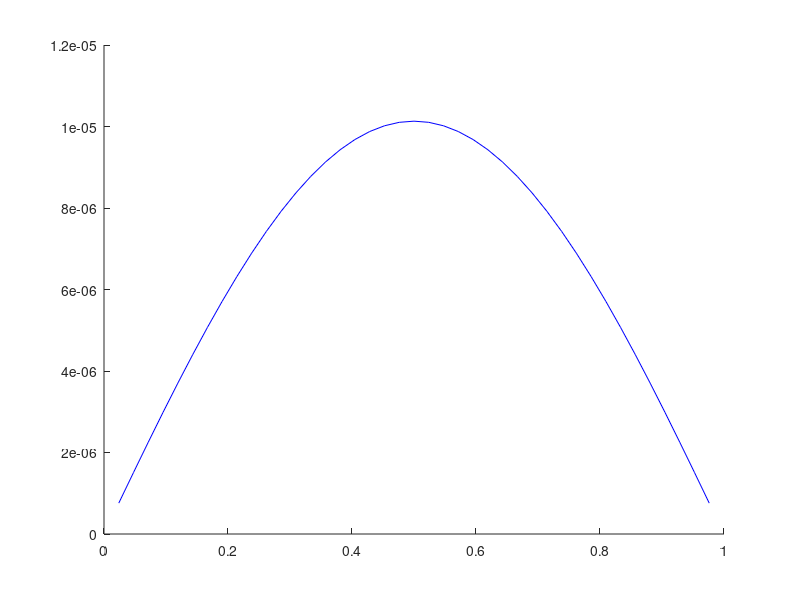

The MATLAB source for this figure:
% clear all;
% close all;

format long

tic
N  = 42;

x0 = 0;
xN = 1;

h = (xN-x0)/N;

lambda = 1;
a = 1;
b = 1;

dt = 0.0001;
mu = dt/h^2;
M  = 100;

U0 = zeros(N-1,1); 

for j = 1:N-1
    
    x(j)  = j*h;
    U0(j) = sin(pi*x(j));
    
end

F  = zeros(N-1,1);
A  = zeros(N-1,N-1);
U1 = zeros(N-1,1);

U  = 0.5*ones(N-1,1);       % INITIAL GUESS

error = 100;
Tol   = 1.e-8;
t = 0;
n = 0;

while error > Tol

   
    % Nonlinear equations
    
    F(1) = -(1+2*mu)*U(1) + mu*U(2) + lambda*dt*(U(1)-(U(1))^2-((a*U(1))/(1+b*(U(1))))) + U0(1);
    
    for i = 2:N-2
        
        F(i) = mu*U(i-1) - (1+2*mu)*U(i) + mu*(U(i+1)) + lambda*dt*(U(i)-(U(i))^2-((a*U(i))/(1+b*(U(i))))) + U0(i);
        
    end
    
    F(N-1) = mu*U(N-2) - (1+2*mu)*U(N-1) + lambda*dt*(U(N-1)-(U(N-1))^2-((a*U(N-1))/(1+b*(U(N-1))))) + U0(N-1);
    
% Jacobian Matrix    

A(1,1) = -(1+2*mu) + lambda*dt*(1-2*U(1)-(a/((b*U(1)+1)^2)));
A(1,2) = mu;
A(2,1) = mu;

for j = 2:N-2
    A(j,j)  = -(1+2*mu) + lambda*dt*(1-2*U(j)-(a/((b*U(j)+1)^2)));
    A(j,j+1)= mu;
    A(j+1,j)= mu;
end

A(N-1,N-1) = -(1+2*mu) + lambda*dt*(1-2*U(N-1)-(a/((b*U(N-1)+1)^2)));

LAMBDA = A\F;
U1 = U - LAMBDA;
error = max(abs(U1 - U));
U = U1;
U0= U1;
t = t+dt;
n = n+1;
end








% % 
 hold on
 plot(x,U1,'b')
% % % figure;
% % % plot(log(h),log(error))

toc